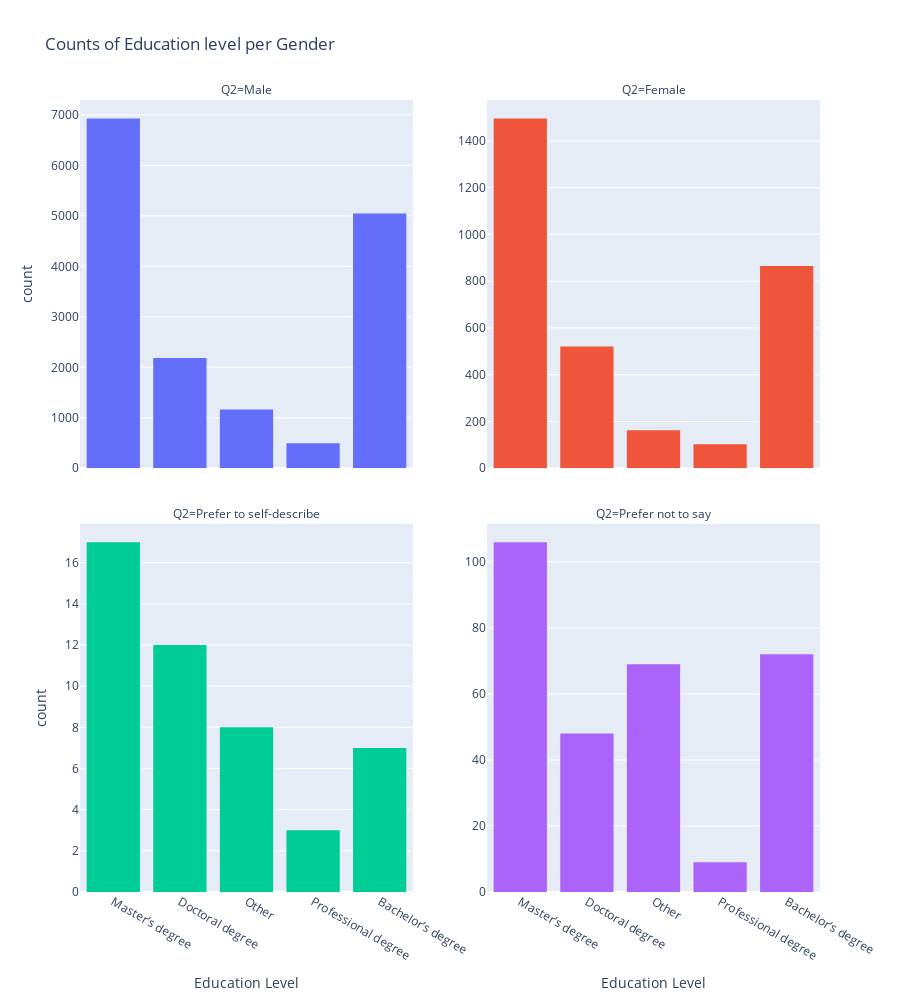

Source (notebook cell):
### Markdown cell above
Stwórzmy kolejny diagram przedstawiający te same informacje, ale na 4 różnych wykresach (kolumna Q2 - gender ma być przedstawiona różnymi kolorami)

### Code cell
fig = px.histogram(df, "Q4", 
                   facet_col="Q2", 
                   color="Q2",
                   title="Counts of Education level per Gender",
                   labels={"Q4": "Education Level"},
                   height=1000, 
                   facet_col_wrap=2, 
                   facet_col_spacing=0.1,
                   )
fig.update_layout(showlegend=False, xaxis={'categoryorder':'total descending'})
fig.update_yaxes(matches=None, showticklabels=True)
fig.show()

### Figure 1 — Plotly figure (JSON) as saved in the notebook; plotly's stock layout.template omitted (floating-point values rounded to 4 significant figures; data arrays with more than 128 entries replaced by an {"elided": "..."} marker saying what was removed)
{"data": [{"alignmentgroup": "True", "bingroup": "x", "hovertemplate": "Q2=Male<br>Education Level=%{x}<br>count=%{y}<extra></extra>", "legendgroup": "Male", "marker": {"color": "#636efa", "pattern": {"shape": ""}}, "name": "Male", "offsetgroup": "Male", "orientation": "v", "showlegend": true, "type": "histogram", "x": {"elided": "16138 str values"}, "xaxis": "x3", "yaxis": "y3"}, {"alignmentgroup": "True", "bingroup": "x", "hovertemplate": "Q2=Female<br>Education Level=%{x}<br>count=%{y}<extra></extra>", "legendgroup": "Female", "marker": {"color": "#EF553B", "pattern": {"shape": ""}}, "name": "Female", "offsetgroup": "Female", "orientation": "v", "showlegend": true, "type": "histogram", "x": {"elided": "3212 str values"}, "xaxis": "x4", "yaxis": "y4"}, {"alignmentgroup": "True", "bingroup": "x", "hovertemplate": "Q2=Prefer to self-describe<br>Education Level=%{x}<br>count=%{y}<extra></extra>", "legendgroup": "Prefer to self-describe", "marker": {"color": "#00cc96", "pattern": {"shape": ""}}, "name": "Prefer to self-describe", "offsetgroup": "Prefer to self-describe", "orientation": "v", "showlegend": true, "type": "histogram", "x": ["Doctoral degree", "Doctoral degree", "Professional degree", "Master’s degree", "Doctoral degree", "Bachelor’s degree", "Bachelor’s degree", "Master’s degree", "Doctoral degree", "Other", "Professional degree", "Master’s degree", "Master’s degree", "Bachelor’s degree", "Bachelor’s degree", "Doctoral degree", "Doctoral degree", "Master’s degree", "Master’s degree", "Doctoral degree", "Master’s degree", "Master’s degree", "Other", "Other", "Master’s degree", "Doctoral degree", null, "Master’s degree", "Doctoral degree", "Doctoral degree", "Doctoral degree", "Other", "Other", null, "Master’s degree", "Bachelor’s degree", "Bachelor’s degree", "Other", "Master’s degree", "Professional degree", "Master’s degree", "Master’s degree", "Other", "Other", "Master’s degree", "Bachelor’s degree", "Doctoral degree", "Master’s degree", "Master’s degree"], "xaxis": "x", "yaxis": "y"}, {"alignmentgroup": "True", "bingroup": "x", "hovertemplate": "Q2=Prefer not to say<br>Education Level=%{x}<br>count=%{y}<extra></extra>", "legendgroup": "Prefer not to say", "marker": {"color": "#ab63fa", "pattern": {"shape": ""}}, "name": "Prefer not to say", "offsetgroup": "Prefer not to say", "orientation": "v", "showlegend": true, "type": "histogram", "x": {"elided": "318 str values"}, "xaxis": "x2", "yaxis": "y2"}], "layout": {"annotations": [{"font": {}, "showarrow": false, "text": "Q2=Prefer to self-describe", "x": 0.225, "xanchor": "center", "xref": "paper", "y": 0.465, "yanchor": "bottom", "yref": "paper"}, {"font": {}, "showarrow": false, "text": "Q2=Prefer not to say", "x": 0.775, "xanchor": "center", "xref": "paper", "y": 0.465, "yanchor": "bottom", "yref": "paper"}, {"font": {}, "showarrow": false, "text": "Q2=Male", "x": 0.225, "xanchor": "center", "xref": "paper", "y": 1.0, "yanchor": "bottom", "yref": "paper"}, {"font": {}, "showarrow": false, "text": "Q2=Female", "x": 0.775, "xanchor": "center", "xref": "paper", "y": 1.0, "yanchor": "bottom", "yref": "paper"}], "barmode": "relative", "height": 1000, "legend": {"title": {"text": "Q2"}, "tracegroupgap": 0}, "showlegend": false, "title": {"text": "Counts of Education level per Gender"}, "xaxis": {"anchor": "y", "categoryorder": "total descending", "domain": [0, 0.45], "title": {"text": "Education Level"}}, "xaxis2": {"anchor": "y2", "domain": [0.55, 1], "matches": "x", "title": {"text": "Education Level"}}, "xaxis3": {"anchor": "y3", "domain": [0, 0.45], "matches": "x", "showticklabels": false}, "xaxis4": {"anchor": "y4", "domain": [0.55, 1], "matches": "x", "showticklabels": false}, "yaxis": {"anchor": "x", "domain": [0, 0.465], "showticklabels": true, "title": {"text": "count"}}, "yaxis2": {"anchor": "x2", "domain": [0, 0.465], "showticklabels": true}, "yaxis3": {"anchor": "x3", "domain": [0.535, 1.0], "showticklabels": true, "title": {"text": "count"}}, "yaxis4": {"anchor": "x4", "domain": [0.535, 1.0], "showticklabels": true}}}
